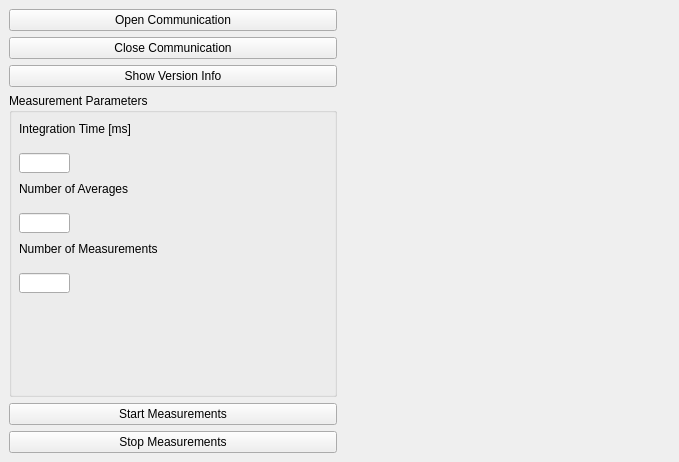
<?xml version="1.0" encoding="UTF-8"?>
<ui version="4.0">
 <class>MainWindow</class>
 <widget class="QMainWindow" name="MainWindow">
  <property name="geometry">
   <rect>
    <x>0</x>
    <y>0</y>
    <width>679</width>
    <height>462</height>
   </rect>
  </property>
  <property name="windowTitle">
   <string>MainWindow</string>
  </property>
  <widget class="QWidget" name="centralwidget">
   <layout class="QGridLayout" name="gridLayout">
    <item row="0" column="1" rowspan="6">
     <widget class="RenderArea" name="plot" native="true"/>
    </item>
    <item row="1" column="0">
     <widget class="QPushButton" name="CloseCommBtn">
      <property name="text">
       <string>Close Communication</string>
      </property>
     </widget>
    </item>
    <item row="4" column="0">
     <widget class="QPushButton" name="StartMeasBtn">
      <property name="text">
       <string>Start Measurements</string>
      </property>
     </widget>
    </item>
    <item row="0" column="0">
     <widget class="QPushButton" name="OpenCommBtn">
      <property name="text">
       <string>Open Communication</string>
      </property>
     </widget>
    </item>
    <item row="5" column="0">
     <widget class="QPushButton" name="StopMeasBtn">
      <property name="text">
       <string>Stop Measurements</string>
      </property>
     </widget>
    </item>
    <item row="2" column="0">
     <widget class="QPushButton" name="VersionBtn">
      <property name="text">
       <string>Show Version Info</string>
      </property>
     </widget>
    </item>
    <item row="3" column="0">
     <widget class="QGroupBox" name="groupBox">
      <property name="title">
       <string>Measurement Parameters</string>
      </property>
      <widget class="QLineEdit" name="IntTimeEdt">
       <property name="geometry">
        <rect>
         <x>10</x>
         <y>60</y>
         <width>51</width>
         <height>20</height>
        </rect>
       </property>
      </widget>
      <widget class="QLineEdit" name="NumAvgEdt">
       <property name="geometry">
        <rect>
         <x>10</x>
         <y>120</y>
         <width>51</width>
         <height>20</height>
        </rect>
       </property>
      </widget>
      <widget class="QLineEdit" name="NumMeasEdt">
       <property name="geometry">
        <rect>
         <x>10</x>
         <y>180</y>
         <width>51</width>
         <height>20</height>
        </rect>
       </property>
      </widget>
      <widget class="QLabel" name="label">
       <property name="geometry">
        <rect>
         <x>10</x>
         <y>20</y>
         <width>311</width>
         <height>31</height>
        </rect>
       </property>
       <property name="text">
        <string>Integration Time [ms]</string>
       </property>
      </widget>
      <widget class="QLabel" name="label_2">
       <property name="geometry">
        <rect>
         <x>10</x>
         <y>85</y>
         <width>311</width>
         <height>21</height>
        </rect>
       </property>
       <property name="text">
        <string>Number of Averages</string>
       </property>
      </widget>
      <widget class="QLabel" name="label_3">
       <property name="geometry">
        <rect>
         <x>10</x>
         <y>145</y>
         <width>311</width>
         <height>21</height>
        </rect>
       </property>
       <property name="text">
        <string>Number of Measurements</string>
       </property>
      </widget>
     </widget>
    </item>
   </layout>
  </widget>
 </widget>
 <customwidgets>
  <customwidget>
   <class>RenderArea</class>
   <extends>QWidget</extends>
   <header>renderarea.py</header>
   <container>1</container>
  </customwidget>
 </customwidgets>
 <tabstops>
  <tabstop>OpenCommBtn</tabstop>
  <tabstop>CloseCommBtn</tabstop>
  <tabstop>VersionBtn</tabstop>
  <tabstop>IntTimeEdt</tabstop>
  <tabstop>NumAvgEdt</tabstop>
  <tabstop>NumMeasEdt</tabstop>
  <tabstop>StartMeasBtn</tabstop>
  <tabstop>StopMeasBtn</tabstop>
 </tabstops>
 <resources/>
 <connections/>
</ui>
